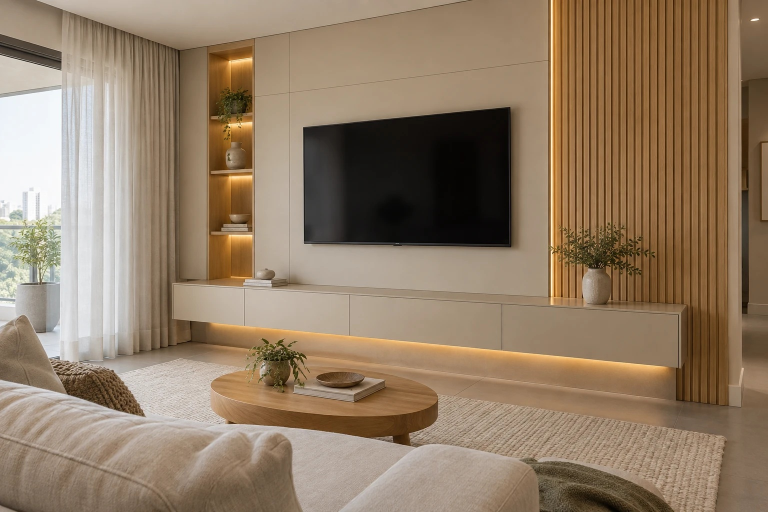
#> input picture tools/source/ref-sala.jpg, 1536 x 1024 px, found by its file name (shown at 1/2 size)
$ python prepare-hero.py
#> lines starting #> are read from the running program, lines starting #| are printed output that depends on the picture
#!/usr/bin/env python3
# -*- coding: utf-8 -*-
"""
Fratelli Moveis — fotografia do hero.

Gera as versoes responsivas da sala com painel de TV a partir de
tools/source/ref-sala.jpg, que e a maior versao dessa cena que existe no
projeto (1536x1024).

Duas familias:

  hero-sala-*           enquadramento cheio, para telas largas. O painel e
                        o ripado ficam a direita e a esquerda sobra para o
                        texto, como na referencia.
  hero-sala-retrato-*   recorte vertical sobre o painel e o ripado, para
                        celular. Sem ele, o corte de object-fit numa tela
                        estreita deixaria so a cortina.

Nada e ampliado alem do tamanho nativo.

    python3 tools/prepare-hero.py
"""

import os

import cv2

RAIZ = os.path.dirname(os.path.dirname(os.path.abspath(__file__)))
FONTE = os.path.join(RAIZ, 'tools', 'source', 'ref-sala.jpg')
DESTINO = os.path.join(RAIZ, 'assets', 'images')

Q_WEBP = 86
Q_JPEG = 86

LARGURAS = [1536, 1200, 960, 640]
LARGURAS_RETRATO = [780, 600, 480]

# Recorte do retrato: comeca depois da cortina e vai ate o fim do ripado.
# Mantem os nichos iluminados, a TV, o aparador suspenso e a faixa de luz.
RECORTE_RETRATO = (560, 0, 1400, 1024)     # esquerda, topo, direita, base


def escreve(img, base, larguras, jpeg_em):
    h0, w0 = img.shape[:2]
    saidas = []
    for larg in larguras:
        if larg > w0:
            continue
        alt = int(round(h0 * larg / float(w0)))
        red = cv2.resize(img, (larg, alt), interpolation=cv2.INTER_AREA) if larg != w0 else img
        cv2.imwrite(os.path.join(DESTINO, '%s-%d.webp' % (base, larg)), red,
                    [cv2.IMWRITE_WEBP_QUALITY, Q_WEBP])
        if larg == jpeg_em:
            cv2.imwrite(os.path.join(DESTINO, '%s-%d.jpg' % (base, larg)), red,
                        [cv2.IMWRITE_JPEG_QUALITY, Q_JPEG, cv2.IMWRITE_JPEG_PROGRESSIVE, 1])
        saidas.append((larg, alt))
    return saidas


def main():
    img = cv2.imread(FONTE, cv2.IMREAD_COLOR)
#> img is the input picture: shape (1024, 1536, 3); mean B, G, R 102, 124.8, 145.8
    if img is None:
        raise SystemExit('nao achei ' + FONTE)
    h0, w0 = img.shape[:2]
#> h0 = 1024; w0 = 1536
    print('fonte %dx%d' % (w0, h0))
#| fonte 1536x1024

    largas = escreve(img, 'hero-sala', LARGURAS, LARGURAS[0])
#> the loop in escreve, `for larg in larguras:` made 4 passes
#> pass 2, in escreve, `red = cv2.resize(img, (larg, alt), interpolation=cv2.INTER_AREA) if la..`:
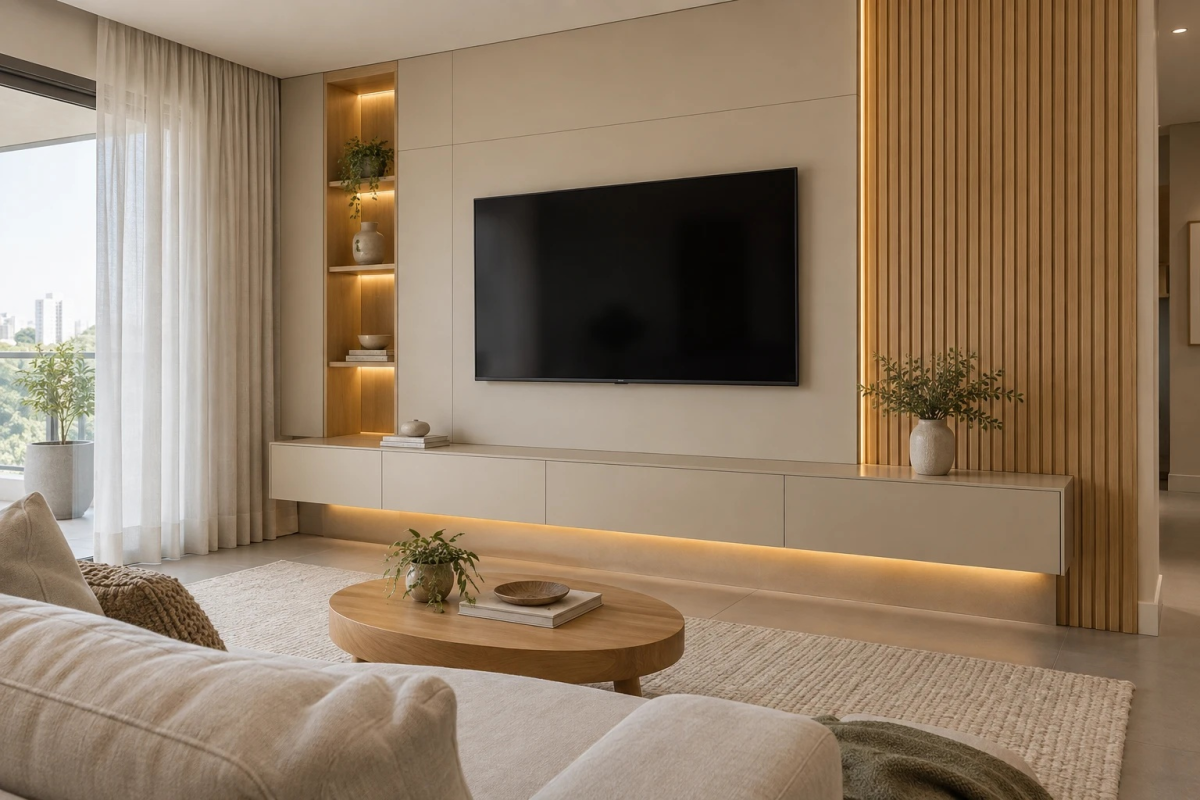
#> red: shape (800, 1200, 3); mean B, G, R 102, 124.8, 145.8
#> after the loop in escreve, `for larg in larguras:`: saidas = [(1536, 1024), (1200, 800), (960, 640), (640, 427)]
#> largas has the same summary as saidas in escreve
    print('  hero-sala          ' + ', '.join('%dx%d' % s for s in largas))
#|   hero-sala          1536x1024, 1200x800, 960x640, 640x427

    e, t, d, b = RECORTE_RETRATO
    retrato = img[t:b, e:d]
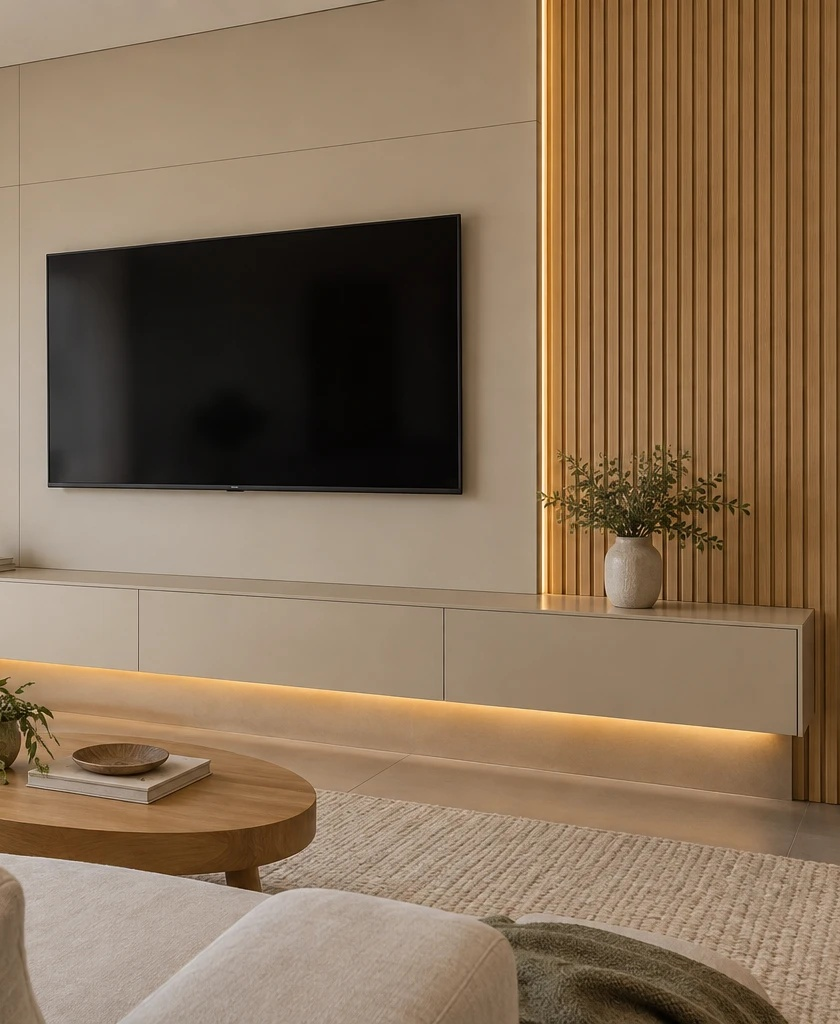
#> retrato: shape (1024, 840, 3); mean B, G, R 88, 112.9, 136.2
    verticais = escreve(retrato, 'hero-sala-retrato', LARGURAS_RETRATO, LARGURAS_RETRATO[0])
#> verticais = [(780, 951), (600, 731), (480, 585)]
    print('  hero-sala-retrato  ' + ', '.join('%dx%d' % s for s in verticais))
#|   hero-sala-retrato  780x951, 600x731, 480x585

    total = sum(os.path.getsize(os.path.join(DESTINO, f))
#> (the run stopped early here; a loop or call above may not have finished)
